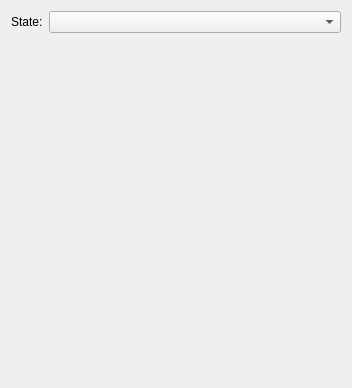
<?xml version="1.0" encoding="UTF-8"?>
<ui version="4.0">
 <class>StateShapeConfigWidget</class>
 <widget class="QWidget" name="StateShapeConfigWidget">
  <property name="geometry">
   <rect>
    <x>0</x>
    <y>0</y>
    <width>352</width>
    <height>388</height>
   </rect>
  </property>
  <layout class="QGridLayout" name="gridLayout">
   <item row="0" column="0">
    <widget class="QLabel" name="label">
     <property name="text">
      <string>State:</string>
     </property>
    </widget>
   </item>
   <item row="0" column="1">
    <widget class="QComboBox" name="stateComboBox">
     <property name="sizePolicy">
      <sizepolicy hsizetype="Expanding" vsizetype="Fixed">
       <horstretch>0</horstretch>
       <verstretch>0</verstretch>
      </sizepolicy>
     </property>
    </widget>
   </item>
   <item row="1" column="1">
    <spacer name="verticalSpacer">
     <property name="orientation">
      <enum>Qt::Vertical</enum>
     </property>
     <property name="sizeHint" stdset="0">
      <size>
       <width>20</width>
       <height>346</height>
      </size>
     </property>
    </spacer>
   </item>
  </layout>
 </widget>
 <resources/>
 <connections/>
</ui>
